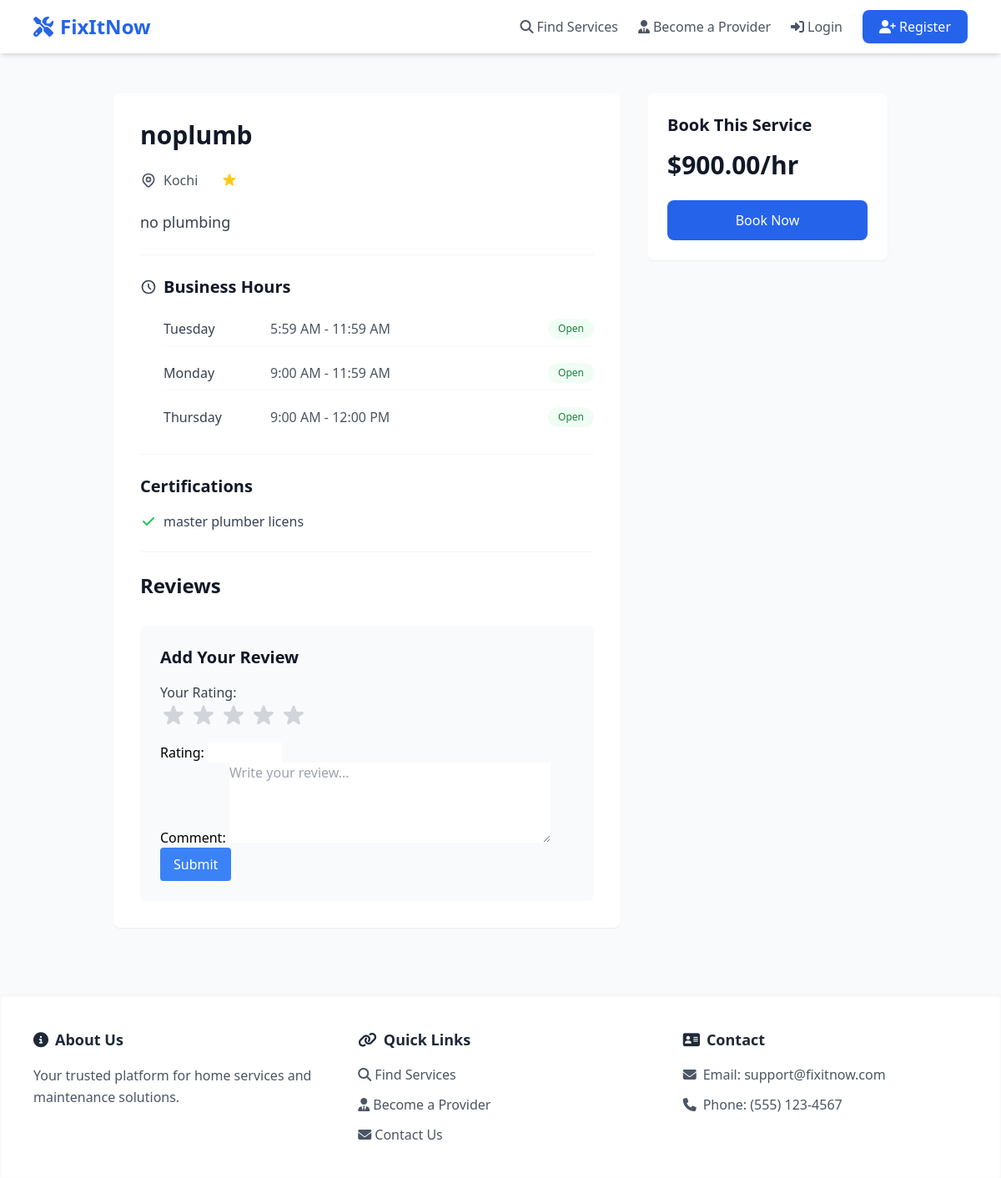
Screenshot of /services/service/5/ with the database file from the repository.
### services/models.py (models this page shows, shortened)
class Service(models.Model):
    provider = models.ForeignKey(ServiceProvider, on_delete=models.CASCADE, related_name='services')
    category = models.ForeignKey(ServiceCategory, on_delete=models.CASCADE)
    name = models.CharField(max_length=255)
    description = models.TextField()
    base_price = models.DecimalField(max_digits=10, decimal_places=2)
    image = models.ImageField(upload_to='service_images/', null=True, blank=True)
    is_active = models.BooleanField(default=True)
    created_at = models.DateTimeField(auto_now_add=True)
    updated_at = models.DateTimeField(auto_now=True)
    class Meta:
        ordering = ['-created_at']

class AvailabilitySchedule(models.Model):
    provider = models.ForeignKey(ServiceProvider, on_delete=models.CASCADE, related_name='availability')
    DAYS_OF_WEEK = [
        ('Monday', 'Monday'),
        ('Tuesday', 'Tuesday'),
        ('Wednesday', 'Wednesday'),
        ('Thursday', 'Thursday'),
        ('Friday', 'Friday'),
        ('Saturday', 'Saturday'),
        ('Sunday', 'Sunday')
    ]
    day_of_week = models.CharField(max_length=10, choices=DAYS_OF_WEEK)
    start_time = models.TimeField()
    end_time = models.TimeField()
    is_available = models.BooleanField(default=True)
    class Meta:
        unique_together = ['provider', 'day_of_week']

### accounts/models.py (models this page shows, shortened)
class ServiceArea(models.Model):
    provider = models.ForeignKey(ServiceProvider, on_delete=models.CASCADE, related_name='service_areas')
    city = models.CharField(max_length=100)
    state = models.CharField(max_length=100)
    zip_code = models.CharField(max_length=20)

class Certification(models.Model):
    provider = models.ForeignKey(ServiceProvider, on_delete=models.CASCADE, related_name='certifications')
    name = models.CharField(max_length=255)
    issued_by = models.CharField(max_length=255)
    issued_date = models.DateField()
    expiry_date = models.DateField()
    document_url = models.URLField()

### services/views.py (the view, shortened to what this page needs)
# urls.py: path('service/<int:pk>/', views.ServiceDetailView.as_view(), name='service_detail'),
class ServiceDetailView(DetailView):
    model = Service
    template_name = 'service_detail.html'
    context_object_name = 'service'
    def get_context_data(self, **kwargs):
        context = super().get_context_data(**kwargs)
        context['booking_form'] = BookingForm(provider=self.object.provider)
        context['certifications'] = Certification.objects.filter(provider=self.object.provider)
        context['service_area'] = ServiceArea.objects.filter(provider=self.object.provider)
        context['availability_schedule'] = AvailabilitySchedule.objects.filter(provider=self.object.provider)
        context["review_form"] = ReviewForm()
        context["reviews"] = self.object.reviews.all().order_by('-created_at')
        return context

### services/forms.py
class ReviewForm(forms.ModelForm):
    class Meta:
        model = Review
        fields = ['rating', 'comment']
        widgets = {
            'rating': forms.NumberInput(attrs={'min': '0', 'max': '5', 'step': '0.1'}),
            'comment': forms.Textarea(attrs={'rows': 4, 'placeholder': 'Write your review...'}),
        }

### templates/service_detail.html (shortened to what this page needs)
{% extends 'base.html' %}
{% block content %}
<div class="max-w-7xl mx-auto px-4 sm:px-6 lg:px-8 py-8">
    <div class="grid grid-cols-1 md:grid-cols-3 gap-8">
        <div class="md:col-span-2 bg-white rounded-lg shadow-sm p-8">
            <div class="space-y-6 border-b border-gray-100 pb-6">
                <h1 class="text-3xl font-semibold text-gray-900">{{ service.name }}</h1>
                <div class="flex flex-wrap items-center gap-4 text-gray-600">
                    <div class="flex items-center">
                        {% for area in service_area %}
                            <span class="mr-2">{{ area.city }}</span>
                        {% endfor %}
                    </div>
                    <div class="flex items-center text-yellow-400">
                    </div>
                </div>
                <p class="text-gray-700 text-lg leading-relaxed">{{ service.description }}</p>
            </div>
            <div class="py-6 border-b border-gray-100">
                <div class="flex items-center text-gray-700 mb-4">
                    <svg class="w-5 h-5 mr-2 flex-shrink-0" fill="none" stroke="currentColor" viewBox="0 0 24 24">
                        <path stroke-linecap="round" stroke-linejoin="round" stroke-width="2" d="M12 8v4l3 3m6-3a9 9 0 11-18 0 9 9 0 0118 0z"/>
                    </svg>
                    <h3 class="text-xl font-semibold text-gray-900">Business Hours</h3>
                </div>
                <div class="ml-7 space-y-3">
                    {% for time in availability_schedule %}
                        <div class="flex items-center justify-between py-2 border-b border-gray-50 last:border-0">
                            <div class="flex items-center space-x-4">
                                <span class="font-medium w-28 text-gray-700">{{ time.day_of_week }}</span>
                                <div class="text-gray-600">
                                    {% if time.is_available %}
                                        <span>{{ time.start_time|time:"g:i A" }} - {{ time.end_time|time:"g:i A" }}</span>
                                    {% else %}
                                        <span class="text-gray-400">Closed</span>
                                    {% endif %}
                                </div>
                            </div>
                            {% if time.is_available %}
                                <span class="px-3 py-1 text-xs font-medium text-green-700 bg-green-50 rounded-full">Open</span>
                            {% else %}
                                <span class="px-3 py-1 text-xs font-medium text-red-700 bg-red-50 rounded-full">Closed</span>
                            {% endif %}
                        </div>
                    {% endfor %}
                </div>
            </div>
            <div class="py-6 border-b border-gray-100">
                <h3 class="text-xl font-semibold text-gray-900 mb-4">Certifications</h3>
                <ul class="grid grid-cols-1 md:grid-cols-2 gap-3">
                    {% for certification in certifications %}
                        <li class="flex items-center text-gray-700">
                            <svg class="w-5 h-5 mr-2 text-green-500" fill="currentColor" viewBox="0 0 20 20">
                                <path fill-rule="evenodd" d="M16.707 5.293a1 1 0 010 1.414l-8 8a1 1 0 01-1.414 0l-4-4a1 1 0 011.414-1.414L8 12.586l7.293-7.293a1 1 0 011.414 0z" clip-rule="evenodd"/>
                            </svg>
                            {{ certification.name }}
                        </li>
                    {% endfor %}
                </ul>
            </div>
            <div class="pt-6">
                <h2 class="text-2xl font-semibold text-gray-900 mb-6">Reviews</h2>
                <div class="mt-8 bg-gray-50 rounded-lg p-6">
                    <h3 class="text-xl font-semibold text-gray-900 mb-4">Add Your Review</h3>
                    <form method="post" action="">
                        <div class="mb-4">
                            <label for="rating" class="block text-gray-700">Your Rating:</label>
                            <div class="flex mb-4 space-x-1">
                                {% for i in "12345"|make_list %}
                                    <button type="button" class="text-gray-300 hover:text-yellow-400 transition-colors">
                                    </button>
                                {% endfor %}
                            </div>
                        </div>
                        {{ review_form.as_p }}
                        <button type="submit" class="bg-blue-500 text-white px-4 py-2 rounded hover:bg-blue-600 transition-colors">Submit</button>
                    </form>
                </div>
            </div>
        </div>
        <div class="md:col-span-1">
            <div class="bg-white rounded-lg shadow-sm p-6 sticky top-6">
                <h2 class="text-xl font-semibold text-gray-900 mb-4">Book This Service</h2>
                <div class="text-3xl font-bold text-gray-900 mb-6">${{ service.base_price }}/hr</div>
                    <a href="{% url 'services:create_booking' service.id %}"
                       class="w-full px-6 py-3 bg-blue-600 text-white rounded-lg hover:bg-blue-700 focus:outline-none focus:ring-2 focus:ring-blue-500 focus:ring-offset-2 transition-colors text-center block">
                        Book Now
                    </a>
            </div>
        </div>
    </div>
</div>
{% endblock %}

### rows the page displays
Service: name "noplumb", description "no plumbing", base_price "900.00"
ServiceArea: city "Kochi"
AvailabilitySchedule: day_of_week "Tuesday", start_time "5:59 AM", end_time "11:59 AM", is_available "Open"
AvailabilitySchedule: day_of_week "Monday", start_time "9:00 AM", end_time "11:59 AM", is_available "Open"
AvailabilitySchedule: day_of_week "Thursday", start_time "9:00 AM", end_time "12:00 PM", is_available "Open"
Certification: name "master plumber licens"
